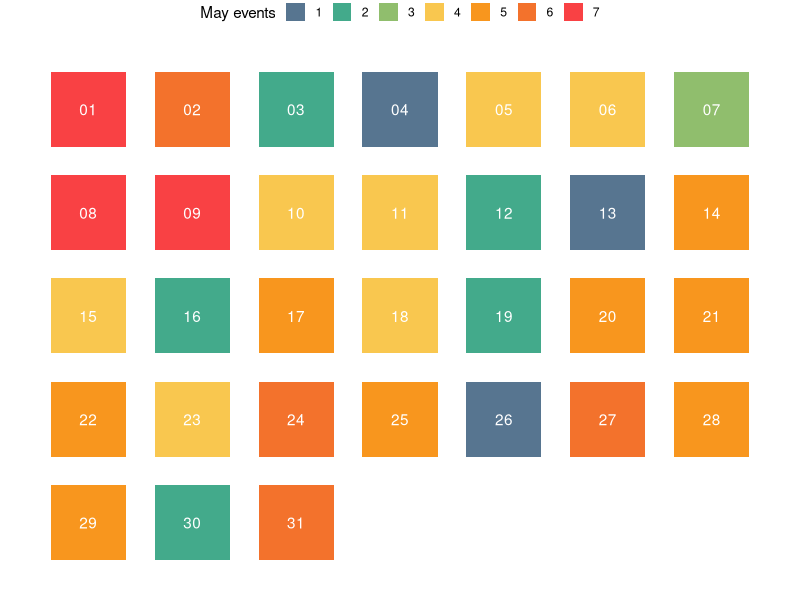

The R source for this figure:
## ---- chunk 1
library(tidyverse)
## ---- chunk 2
firstday<- as.Date("2020-05-01")
lastday <- as.Date("2020-08-31")
days_seq <- seq(firstday, lastday, by = "day")
days_df<-as.data.frame(days_seq)
## ---- chunk 3
days_df$month<-substr(days_df$days, start = 6, stop = 7)
days_df$day<-substr(days_df$days, start = 9, stop = 10)
## ---- chunk 4
my_values<-sample(1:7, 123, replace=TRUE)
days_df$events<-as.factor(my_values[1:123])
## ---- chunk 5
may<-days_df %>%
  filter(month=='05')
## ---- chunk 6
calen_xs<-rep(c(1:7), times = 5)
calen_ys<-rep(c(5:1), each = 7)
## ---- chunk 7
may$calen_xs<-calen_xs[1:31]
may$calen_ys<-calen_ys[1:31]
## ---- chunk 8
my_palette <- c("1" = '#577590', 
                "2" = '#43aa8b', 
                "3" = '#90be6d', 
                "4" = "#f9c74f", 
                "5" = "#f8961e", 
                "6" = "#f3722c", 
                "7" = "#f94144") 
## ---- chunk 9
ggplot(may,aes(x=calen_xs,y=calen_ys,color=events))+
  geom_point(size=25,shape=15)+

  scale_x_continuous(limits=c(0.5,7.5))+
  scale_y_continuous(limits=c(0.5,5.5))+
  
  # remove background colors
  theme_void()+
  
  # adds texts
  geom_text(aes(label=day),color='white') +
  
  # sets the legend below
  theme(legend.position = 'top')+
   
  # lines the legend
  guides(colour = guide_legend(override.aes = list(size=6),nrow = 1))+
  
  # uses palette
  scale_color_manual(name = "May events",values = my_palette)
